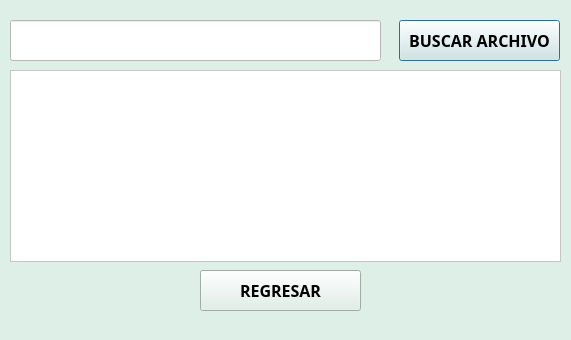
<?xml version="1.0" encoding="UTF-8"?>
<ui version="4.0">
 <class>Dialog</class>
 <widget class="QDialog" name="Dialog">
  <property name="geometry">
   <rect>
    <x>0</x>
    <y>0</y>
    <width>571</width>
    <height>340</height>
   </rect>
  </property>
  <property name="windowTitle">
   <string>Dialog</string>
  </property>
  <property name="styleSheet">
   <string notr="true">background-color: rgb(222, 239, 231);</string>
  </property>
  <widget class="QLineEdit" name="textpath">
   <property name="geometry">
    <rect>
     <x>10</x>
     <y>20</y>
     <width>371</width>
     <height>41</height>
    </rect>
   </property>
   <property name="font">
    <font>
     <family>Hack Nerd Font Mono</family>
     <pointsize>10</pointsize>
     <bold>true</bold>
    </font>
   </property>
   <property name="styleSheet">
    <string notr="true">background-color: rgb(255, 255, 255);</string>
   </property>
  </widget>
  <widget class="QPushButton" name="btnexcel">
   <property name="geometry">
    <rect>
     <x>399</x>
     <y>20</y>
     <width>161</width>
     <height>41</height>
    </rect>
   </property>
   <property name="font">
    <font>
     <family>Hack Nerd Font Mono</family>
     <pointsize>12</pointsize>
     <bold>true</bold>
    </font>
   </property>
   <property name="text">
    <string>BUSCAR ARCHIVO</string>
   </property>
  </widget>
  <widget class="QTableWidget" name="table">
   <property name="geometry">
    <rect>
     <x>10</x>
     <y>70</y>
     <width>551</width>
     <height>192</height>
    </rect>
   </property>
   <property name="font">
    <font>
     <family>Hack Nerd Font Mono</family>
     <pointsize>12</pointsize>
     <bold>true</bold>
    </font>
   </property>
   <property name="styleSheet">
    <string notr="true">background-color: rgb(255, 255, 255);</string>
   </property>
  </widget>
  <widget class="QPushButton" name="return1">
   <property name="geometry">
    <rect>
     <x>200</x>
     <y>270</y>
     <width>161</width>
     <height>41</height>
    </rect>
   </property>
   <property name="font">
    <font>
     <family>Hack Nerd Font Mono</family>
     <pointsize>12</pointsize>
     <bold>true</bold>
    </font>
   </property>
   <property name="text">
    <string>REGRESAR</string>
   </property>
  </widget>
 </widget>
 <resources/>
 <connections/>
</ui>
